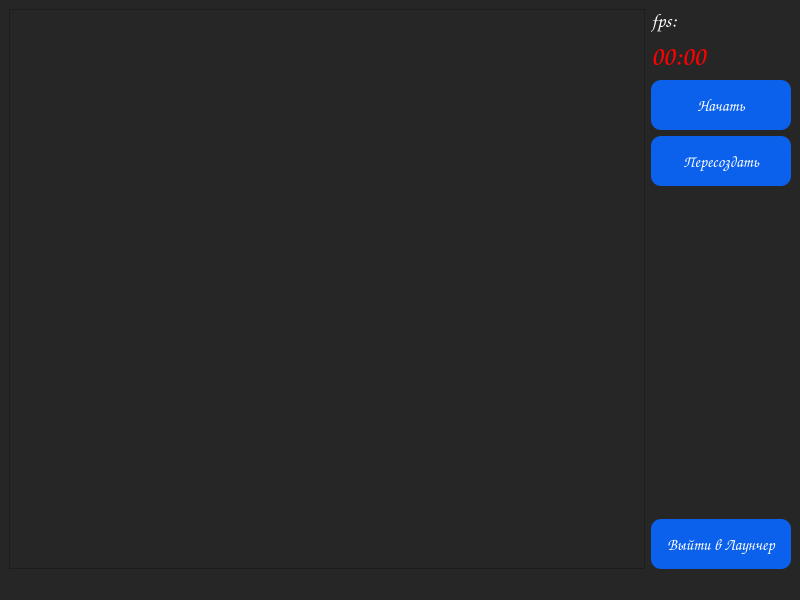
<?xml version="1.0" encoding="UTF-8"?>
<ui version="4.0">
 <class>game</class>
 <widget class="QMainWindow" name="game">
  <property name="geometry">
   <rect>
    <x>0</x>
    <y>0</y>
    <width>800</width>
    <height>600</height>
   </rect>
  </property>
  <property name="font">
   <font>
    <family>Stroke(RUS BY LYAJKA)</family>
   </font>
  </property>
  <property name="focusPolicy">
   <enum>Qt::NoFocus</enum>
  </property>
  <property name="windowTitle">
   <string>MainWindow</string>
  </property>
  <property name="styleSheet">
   <string notr="true">background-color: rgb(38,38,38)</string>
  </property>
  <widget class="QWidget" name="centralwidget">
   <layout class="QHBoxLayout" name="horizontalLayout">
    <item>
     <layout class="QGridLayout" name="gridLayout">
      <item row="0" column="0">
       <widget class="QGraphicsView" name="graphicsView">
        <property name="font">
         <font>
          <family>Modern</family>
          <pointsize>48</pointsize>
          <weight>75</weight>
          <italic>true</italic>
          <bold>true</bold>
         </font>
        </property>
       </widget>
      </item>
     </layout>
    </item>
    <item>
     <layout class="QGridLayout" name="gridLayout_2">
      <item row="2" column="0">
       <widget class="QPushButton" name="pushButton_2">
        <property name="sizePolicy">
         <sizepolicy hsizetype="Minimum" vsizetype="Fixed">
          <horstretch>0</horstretch>
          <verstretch>0</verstretch>
         </sizepolicy>
        </property>
        <property name="minimumSize">
         <size>
          <width>140</width>
          <height>50</height>
         </size>
        </property>
        <property name="maximumSize">
         <size>
          <width>140</width>
          <height>50</height>
         </size>
        </property>
        <property name="font">
         <font>
          <family>Comic Sans MS</family>
          <pointsize>12</pointsize>
         </font>
        </property>
        <property name="styleSheet">
         <string notr="true">background-color: rgb(11,96,236);
border-radius: 10px;
color: white  </string>
        </property>
        <property name="text">
         <string>Начать</string>
        </property>
       </widget>
      </item>
      <item row="1" column="0">
       <widget class="QLabel" name="label">
        <property name="font">
         <font>
          <family>Comic Sans MS</family>
          <pointsize>20</pointsize>
         </font>
        </property>
        <property name="styleSheet">
         <string notr="true">color: red;</string>
        </property>
        <property name="text">
         <string>00:00</string>
        </property>
       </widget>
      </item>
      <item row="3" column="0">
       <widget class="QPushButton" name="pushButton_3">
        <property name="minimumSize">
         <size>
          <width>140</width>
          <height>50</height>
         </size>
        </property>
        <property name="maximumSize">
         <size>
          <width>140</width>
          <height>50</height>
         </size>
        </property>
        <property name="font">
         <font>
          <family>Comic Sans MS</family>
          <pointsize>12</pointsize>
         </font>
        </property>
        <property name="styleSheet">
         <string notr="true">background-color: rgb(11,96,236);
border-radius: 10px;
color: white  </string>
        </property>
        <property name="text">
         <string>Пересоздать</string>
        </property>
       </widget>
      </item>
      <item row="5" column="0">
       <widget class="QPushButton" name="pushButton">
        <property name="minimumSize">
         <size>
          <width>140</width>
          <height>50</height>
         </size>
        </property>
        <property name="maximumSize">
         <size>
          <width>140</width>
          <height>50</height>
         </size>
        </property>
        <property name="font">
         <font>
          <family>Comic Sans MS</family>
          <pointsize>12</pointsize>
         </font>
        </property>
        <property name="styleSheet">
         <string notr="true">background-color: rgb(11,96,236);
border-radius: 10px;
color: white  </string>
        </property>
        <property name="text">
         <string>Выйти в Лаунчер</string>
        </property>
       </widget>
      </item>
      <item row="4" column="0">
       <spacer name="verticalSpacer">
        <property name="orientation">
         <enum>Qt::Vertical</enum>
        </property>
        <property name="sizeHint" stdset="0">
         <size>
          <width>20</width>
          <height>40</height>
         </size>
        </property>
       </spacer>
      </item>
      <item row="0" column="0">
       <widget class="QLabel" name="label_2">
        <property name="font">
         <font>
          <family>Comic Sans MS</family>
          <pointsize>14</pointsize>
         </font>
        </property>
        <property name="styleSheet">
         <string notr="true">color: white</string>
        </property>
        <property name="text">
         <string>fps: </string>
        </property>
       </widget>
      </item>
     </layout>
    </item>
   </layout>
  </widget>
  <widget class="QStatusBar" name="statusbar"/>
  <widget class="QMenuBar" name="menuBar">
   <property name="geometry">
    <rect>
     <x>0</x>
     <y>0</y>
     <width>800</width>
     <height>20</height>
    </rect>
   </property>
  </widget>
 </widget>
 <resources/>
 <connections/>
</ui>
